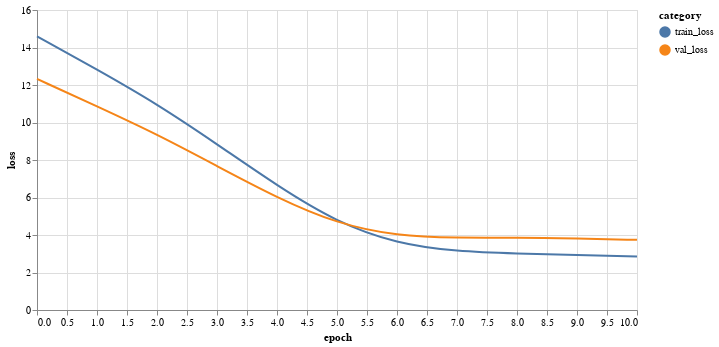

Notebook cell for this chart:
### Code cell
# and we can plot the loss curves:

ss_utils.plot_train_and_val_using_mpl(out['train_loss_list'], out['val_lost_list'])

ss_utils.plot_train_and_val_using_altair(out['train_loss_list'], out['val_lost_list'])

### Figure 1 — Vega-Lite specification as saved in the notebook (floating-point values rounded to 4 significant figures)
{"config": {"view": {"continuousWidth": 400, "continuousHeight": 300}}, "layer": [{"mark": {"type": "line", "interpolate": "basis"}, "encoding": {"color": {"type": "nominal", "field": "category"}, "x": {"type": "quantitative", "field": "epoch"}, "y": {"type": "quantitative", "field": "loss"}}}, {"mark": "point", "encoding": {"opacity": {"value": 0}, "x": {"type": "quantitative", "field": "epoch"}}, "selection": {"selector003": {"type": "single", "nearest": true, "on": "mouseover", "fields": ["epoch"], "empty": "none"}}}, {"mark": "point", "encoding": {"color": {"type": "nominal", "field": "category"}, "opacity": {"condition": {"value": 1, "selection": "selector003"}, "value": 0}, "x": {"type": "quantitative", "field": "epoch"}, "y": {"type": "quantitative", "field": "loss"}}}, {"mark": {"type": "rule", "color": "gray"}, "encoding": {"x": {"type": "quantitative", "field": "epoch"}}, "transform": [{"filter": {"selection": "selector003"}}]}, {"mark": {"type": "text", "align": "left", "dx": 5, "dy": -5}, "encoding": {"color": {"type": "nominal", "field": "category"}, "text": {"condition": {"type": "quantitative", "field": "loss", "selection": "selector003"}, "value": " "}, "x": {"type": "quantitative", "field": "epoch"}, "y": {"type": "quantitative", "field": "loss"}}}], "data": {"name": "data-0299920d2063321e60ada8d36c2eeb7e"}, "height": 300, "width": 600, "$schema": "https://vega.github.io/schema/vega-lite/v4.8.1.json", "datasets": {"data-0299920d2063321e60ada8d36c2eeb7e": [{"epoch": 0, "category": "train_loss", "loss": 14.6}, {"epoch": 1, "category": "train_loss", "loss": 12.83}, {"epoch": 2, "category": "train_loss", "loss": 10.99}, {"epoch": 3, "category": "train_loss", "loss": 8.848}, {"epoch": 4, "category": "train_loss", "loss": 6.63}, {"epoch": 5, "category": "train_loss", "loss": 4.673}, {"epoch": 6, "category": "train_loss", "loss": 3.537}, {"epoch": 7, "category": "train_loss", "loss": 3.117}, {"epoch": 8, "category": "train_loss", "loss": 3.008}, {"epoch": 9, "category": "train_loss", "loss": 2.931}, {"epoch": 10, "category": "train_loss", "loss": 2.854}, {"epoch": 0, "category": "val_loss", "loss": 12.33}, {"epoch": 1, "category": "val_loss", "loss": 10.86}, {"epoch": 2, "category": "val_loss", "loss": 9.371}, {"epoch": 3, "category": "val_loss", "loss": 7.677}, {"epoch": 4, "category": "val_loss", "loss": 5.987}, {"epoch": 5, "category": "val_loss", "loss": 4.605}, {"epoch": 6, "category": "val_loss", "loss": 3.945}, {"epoch": 7, "category": "val_loss", "loss": 3.84}, {"epoch": 8, "category": "val_loss", "loss": 3.87}, {"epoch": 9, "category": "val_loss", "loss": 3.813}, {"epoch": 10, "category": "val_loss", "loss": 3.741}]}}
